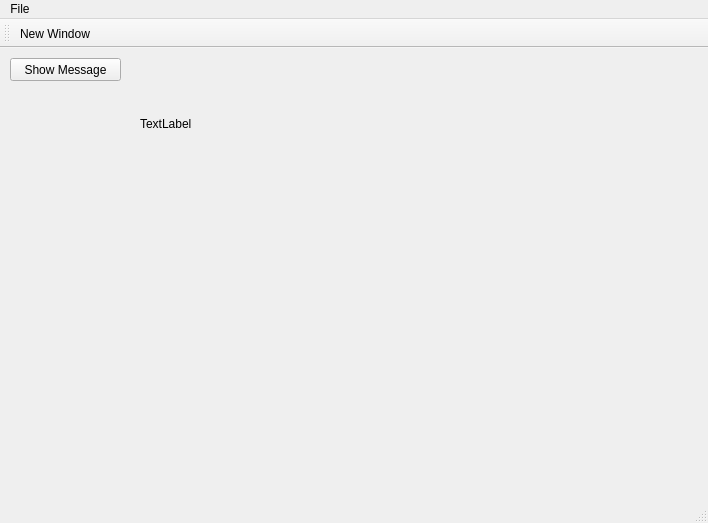
<?xml version="1.0" encoding="UTF-8"?>
<ui version="4.0">
 <class>MainWindow</class>
 <widget class="QMainWindow" name="MainWindow">
  <property name="geometry">
   <rect>
    <x>0</x>
    <y>0</y>
    <width>708</width>
    <height>523</height>
   </rect>
  </property>
  <property name="windowTitle">
   <string>MainWindow</string>
  </property>
  <widget class="QWidget" name="centralWidget">
   <widget class="QPushButton" name="pushButtonShowMessage">
    <property name="geometry">
     <rect>
      <x>10</x>
      <y>10</y>
      <width>111</width>
      <height>23</height>
     </rect>
    </property>
    <property name="text">
     <string>Show Message</string>
    </property>
   </widget>
   <widget class="QLabel" name="messageLabel">
    <property name="geometry">
     <rect>
      <x>140</x>
      <y>10</y>
      <width>251</width>
      <height>131</height>
     </rect>
    </property>
    <property name="text">
     <string>TextLabel</string>
    </property>
   </widget>
   <widget class="GLWidget" name="GLWidgetOne" native="true">
    <property name="geometry">
     <rect>
      <x>290</x>
      <y>100</y>
      <width>371</width>
      <height>351</height>
     </rect>
    </property>
   </widget>
  </widget>
  <widget class="QMenuBar" name="menuBar">
   <property name="geometry">
    <rect>
     <x>0</x>
     <y>0</y>
     <width>708</width>
     <height>20</height>
    </rect>
   </property>
   <widget class="QMenu" name="menuFile">
    <property name="title">
     <string>File</string>
    </property>
    <addaction name="actionNew_Window"/>
   </widget>
   <addaction name="menuFile"/>
  </widget>
  <widget class="QToolBar" name="mainToolBar">
   <attribute name="toolBarArea">
    <enum>TopToolBarArea</enum>
   </attribute>
   <attribute name="toolBarBreak">
    <bool>false</bool>
   </attribute>
   <addaction name="actionNew_Window"/>
  </widget>
  <widget class="QStatusBar" name="statusBar"/>
  <action name="actionNew_Window">
   <property name="text">
    <string>New Window</string>
   </property>
  </action>
 </widget>
 <layoutdefault spacing="6" margin="11"/>
 <customwidgets>
  <customwidget>
   <class>GLWidget</class>
   <extends>QWidget</extends>
   <header>glwidget.h</header>
   <container>1</container>
  </customwidget>
 </customwidgets>
 <resources/>
 <connections/>
</ui>
